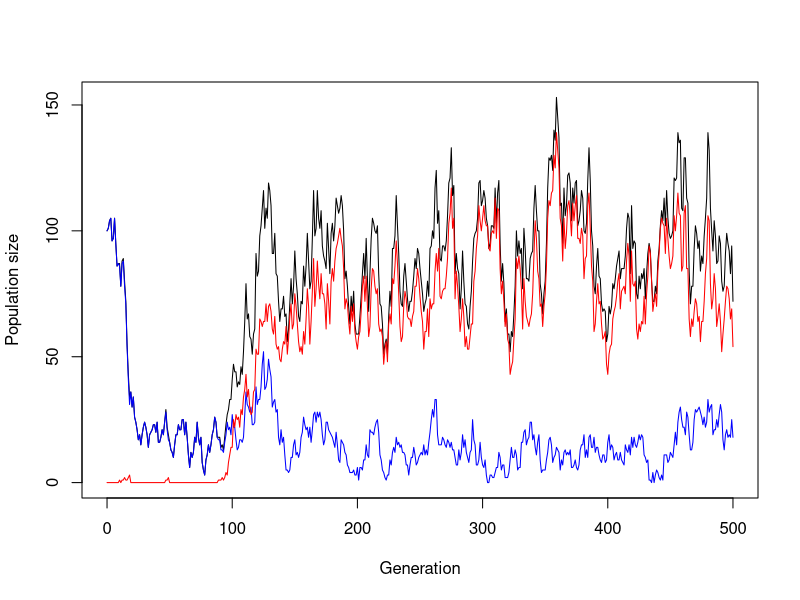

This chart was generated by the following R code:
## ---- chunk 1
simulate_one_gen_mig_logistic <- function(N_a, N_A, carrying_capacity, decay_rate, sel_coeff, mut_rate, mig_rate_a) {
  # adult migrants arrive and are added to 'a' population
  N_a_mig <- rpois(1, mig_rate_a)
  N_a <- N_a + N_a_mig
  
  # determine total population size
  N_total <- N_a+N_A
  
  # reproduction occurs according to decay rates and selection coefficients
  offsp_a <- rpois(1, N_a * (1-decay_rate)) # independent of carrying capacity
  offsp_A <- rpois(1, N_A + N_A*(sel_coeff-decay_rate)*(1-N_total/carrying_capacity)) # slows down to 1 as the carrying capacity is reached
  
  # draw new mutants according to Poisson distribution
  mut_a_to_A <- rpois(1, offsp_a * mut_rate)
  
  # determine new population sizes of wild type and mutant
  N_a_new <- offsp_a - mut_a_to_A
  N_A_new <- offsp_A + mut_a_to_A
  
  return(c(N_a_new, N_A_new))
}
# Test the function
print(simulate_one_gen_mig_logistic(N_a=0, N_A=0, carrying_capacity=50, decay_rate=0.1, sel_coeff=0.3, mut_rate=0.1, mig_rate_a=5))

## ---- chunk 2
simulate_pop_mig_logistic <- function(N_init_a, N_init_A, carrying_capacity, decay_rate, sel_coeff, mut_rate, mig_rate_a, t_max) {
  # Create the vector in which to save the results
  pop_vector <- c(N_init_a, N_init_A)
  # initiate the variables
  pop_new <- c(N_init_a, N_init_A)
  
  # run the simulation until generation t_max
  for (i in 1:t_max+1) {
    # redefine the current population one generation later
    pop_new <- simulate_one_gen_mig_logistic(pop_new[1],pop_new[2],carrying_capacity, decay_rate, sel_coeff, mut_rate, mig_rate_a)
    # add the new population sizes to the output vector
    pop_vector <- rbind(pop_vector,pop_new)
  }
  
  # define the row and column names of the output vector
  rownames(pop_vector) <- (0:t_max)[1:length(pop_vector[,1])] # note that the vector has to be cut if the simulation stopped early
  colnames(pop_vector) <- c("a","A")
  # return the result
  return(pop_vector)	
}


# Test the function and plot the result
# set t_max to a value to be used througout
max_gen <- 500
# create your simulation data
output <- simulate_pop_mig_logistic(100,0,100,0.1,0.2,0.001,2,max_gen)
# show the last few lines of the data table
print(tail(output))
# plot the output - note that the plot range and the x axis have to be adjusted based on the length of the table
# determine x axis range 
x_range <- 0:(length(output[,1])-1)
# this plots the total population size
plot(x_range,output[,1]+output[,2],type='l',ylim=c(0,max(output[,1]+output[,2])),xlab = "Generation",ylab = "Population size")
# add number of wild type individuals
lines(x_range,output[,1], col="blue")
# add number of mutant individuals
lines(x_range,output[,2], col="red")
